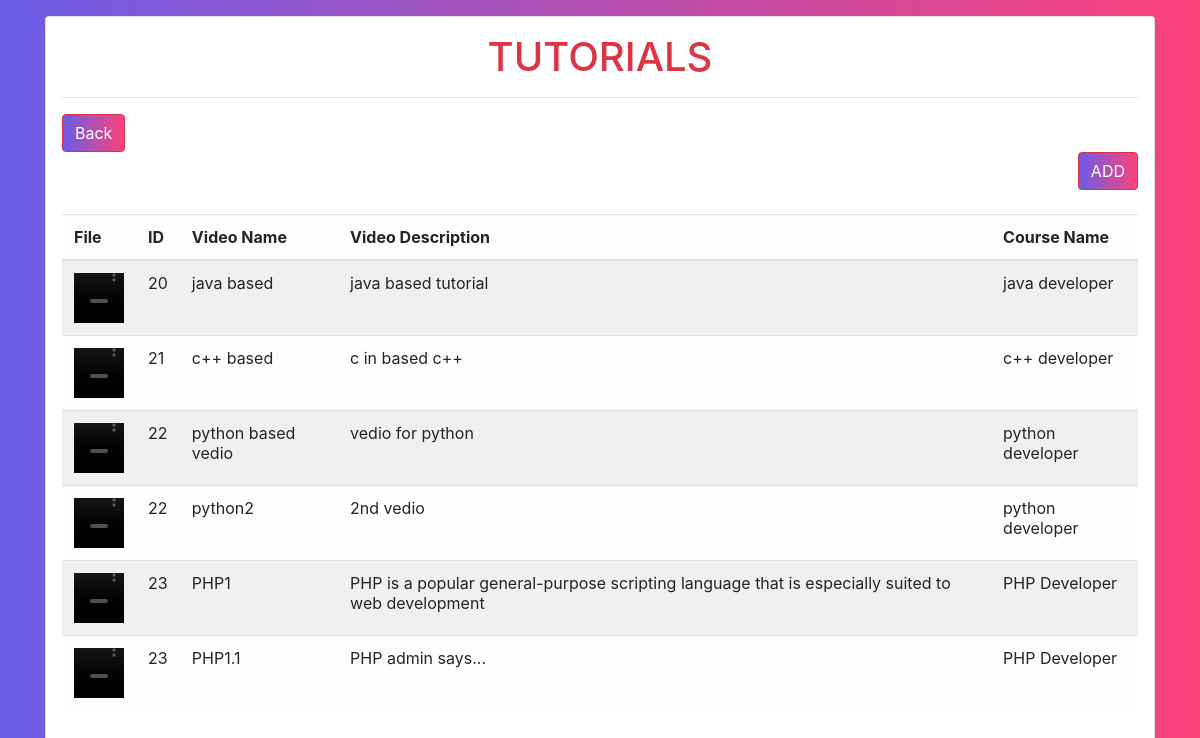
The page /appadmin/tutorials on the database its author committed.
### appadmin/models.py (models this page shows)
class tutorial(models.Model):
    tutorialid=models.AutoField(primary_key=True)
    courceid=models.ForeignKey(cource, on_delete=models.CASCADE)
    vedioname=models.CharField(max_length=200, default='', null=True)
    vediodsp=models.CharField(max_length=2000, default='', null=True)
    vedio=models.FileField(default='vedio.mp4', upload_to='vedio')

class cource(models.Model):
    courceid=models.AutoField(primary_key=True)
    platformid=models.ForeignKey(platform, on_delete=models.CASCADE)
    courcenames=models.CharField(max_length=200, default='', null=True)
    coursedsp=models.CharField(max_length=200, default='', null=True)
    coursemodules=models.CharField(max_length=200, default='', null=True)
    courselevel=models.CharField(max_length=200, default='', null=True)

### appadmin/views.py (the view)
# urls.py: path('tutorials', views.tutorials, name='tutorials'),
def tutorials(request):
    tadd=tutorial.objects.all()
    return render(request, 'tutorial.html', {'tutorial':tadd})

### appadmin/templates/tutorial.html (shortened to what this page needs)
<html>
<head>
    <link rel="stylesheet" href="https://maxcdn.bootstrapcdn.com/bootstrap/4.0.0/css/bootstrap.min.css"
>
</head>
<body style="background-image: linear-gradient(90deg, var(--violet), var(--pink));">
<div class="container">
    <div class="row">
        <div class="col-md-12">
            <div class="card p-3 mt-3">
                <center>
                    <h1 class="text-danger">TUTORIALS</h1>
                    <hr>
                </center>
                <a href="{% url 'dashbord' %}">
                    <button type="button" class='btn btn-danger float-left'  style="background-image: linear-gradient(90deg, var(--violet), var(--pink));">
                        Back
                    </button></a>
                <a href="{% url 'tutorialadd' %}">
                <button type="button" class='btn btn-danger float-right'  style="background-image: linear-gradient(90deg, var(--violet), var(--pink));">
                    ADD
                </button></a>
                <div class="table-responsive">
                    <table class="table table-striped table-light">
                        <thead>
                            <tr>
                                <th>File</th>
                                <th>ID</th>
                                <th>Video Name</th>
                                <th>Video Description</th>
                                <th>Course Name</th>
                            </tr>
                        </thead>
                        <tbody>
                            {% for i in tutorial %}
                            <tr>
                                <td><video width="50" height="50" controls autoplay
                                    src="{{i.vedio.url}}">
                                  </video></td>
                                <td>{{i.courceid.courceid}}</td>
                                <td>{{i.vedioname}}</td>
                                <td>{{i.vediodsp}}</td>
                                <td>{{i.courceid.courcenames}}</td>
                            </tr>
                            {% endfor%}
                        </tbody>
                    </table>
                </div>
            </div>
        </div>
    </div>
</div>
</body>
</html>

### appadmin/templates/tutorial.html (style rules this page uses)
:root { --violet:#6c5ce7; --pink:#FC427B; --gradient:linear-gradient(90deg, var(--violet), var(--pink)); }

### rows shown on the page
tutorial: courceid.courceid "20", vedioname "java based", vediodsp "java based tutorial", courceid.courcenames "java developer"
tutorial: courceid.courceid "21", vedioname "c++ based", vediodsp "c in based c++", courceid.courcenames "c++ developer"
tutorial: courceid.courceid "22", vedioname "python based vedio", vediodsp "vedio for python", courceid.courcenames "python developer"
tutorial: courceid.courceid "22", vedioname "python2", vediodsp "2nd vedio", courceid.courcenames "python developer"
tutorial: courceid.courceid "23", vedioname "PHP1", vediodsp "PHP is a popular general-purpose scripting language that is especially suited to web development", courceid.courcenames "PHP Developer"
tutorial: courceid.courceid "23", vedioname "PHP1.1", vediodsp "PHP admin says...", courceid.courcenames "PHP Developer"
